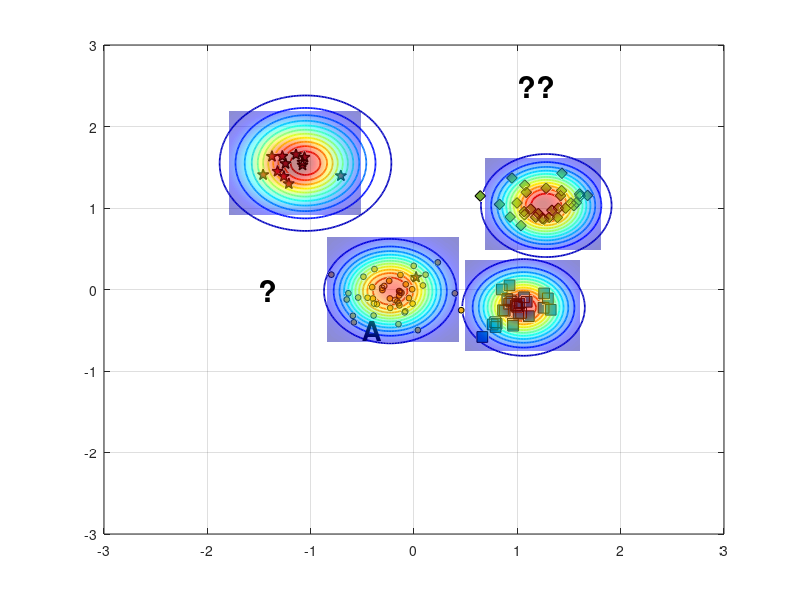

Source code (MATLAB): (Note: this script raises an error after producing the figure.)
%% Reproduce EVM-style demo figure (no toolboxes)
clear; close all; clc; rng(7);

% ---------- 1) 合成四类二维数据 ----------
% 类中心（大致对应图中位置）
C_star  = [-1.15  1.55];   % 红色星
C_diam  = [ 1.25  1.05];   % 绿色菱形
C_square= [ 1.05 -0.20];   % 蓝色方块
C_dot   = [-0.20  0.00];   % 蓝色小点（被 A 标注影响的那簇）

% 协方差（控制每簇形状）
S = @(sx,sy,rho)[sx^2 rho*sx*sy; rho*sx*sy sy^2];
Sig_star   = S(0.18,0.20, 0.05);
Sig_diam   = S(0.22,0.18,-0.10);
Sig_square = S(0.20,0.16, 0.05);
Sig_dot    = S(0.25,0.18, 0.00);

% 从高斯采样（不用 mvnrnd）
sample = @(N,mu,SIG) (randn(N,2)*chol(SIG,'lower') + mu);

X_star   = sample(12,C_star,   Sig_star);
X_diam   = sample(30,C_diam,   Sig_diam);
X_square = sample(28,C_square, Sig_square);
X_dot    = sample(45,C_dot,    Sig_dot);

% 加一个“离群星”靠近 A（见原图左中）
X_star = [X_star; 0.02 0.15];

% ---------- 2) 底面散点与样式 ----------
figure('Color','w','Position',[100,100,800,600]);
hold on; box on; grid on;
z0 = 0; % 所有散点都放在 z=0 的平面

% 确保按照绘制顺序叠放，便于把散点置顶
set(gca,'SortMethod','childorder');

h_star   = scatter3(X_star(:,1),  X_star(:,2),  z0+zeros(size(X_star,1),1),  70, ...
        'pentagram', 'filled', 'MarkerEdgeColor','k', 'MarkerFaceColor',[0.635294 0.0784314 0.184314], 'LineWidth',1.0); % 红色五角星 #A2142F
h_diam   = scatter3(X_diam(:,1),  X_diam(:,2),  z0+zeros(size(X_diam,1),1),  60, ...
        'd', 'filled', 'MarkerEdgeColor','k', 'MarkerFaceColor',[0.466667 0.674510 0.188235]); % 绿色菱形 #77AC30
h_square = scatter3(X_square(:,1),X_square(:,2),z0+zeros(size(X_square,1),1),60, ...
        's', 'filled', 'MarkerEdgeColor','k', 'MarkerFaceColor',[0 0.447059 0.741176]); % 蓝色正方形 #0072BD
h_dot    = scatter3(X_dot(:,1),   X_dot(:,2),   z0+zeros(size(X_dot,1),1),   18, ...
        'o', 'filled', 'MarkerEdgeColor','k', 'MarkerFaceColor',[0.929412 0.694118 0.125490]); % 黄色圆形 #EDB120


% ---------- 3) ψ-model 等值环（彩色同心） ----------
% 采用带形状参的径向函数 psi(r) = exp(-(r/s)^t)
psi = @(X,Y,cx,cy,s,t) exp( - ( sqrt((X-cx).^2 + (Y-cy).^2) ./ s ).^t );

% 选几处“极端向量/代表点”（包含 A 所在）
EV = [ -0.23 -0.02 ;   % A 对应蓝点极端向量
        1.06 -0.22 ;   % 蓝方块
        1.28  1.03 ;   % 绿菱形
       -1.05  1.55 ];  % 红星
scale = [0.42, 0.36, 0.40, 0.48];   % 各自 scale
shape = [2.6,  2.2,  2.4,  2.0];    % 各自 shape

% 网格
[xg,yg] = meshgrid(linspace(-3,3,400));
colormap(jet); caxis([0 1]);

% 等高线层级（红到蓝：高到低）
levels = linspace(1.0,0.05,12);

for k = 1:size(EV,1)
    Z = psi(xg,yg,EV(k,1),EV(k,2),scale(k),shape(k));
    [~, h] = contour(xg,yg,Z,levels);    % 直接画在底面，保持颜色映射
    set(h,'LineWidth',1.25);

    % 将等高线明确压到 z=0（兼容不同 MATLAB 版本）
    ch = get(h,'Children');
    for ic = 1:numel(ch)
        zd = get(ch(ic),'ZData');
        if ~isempty(zd)
            set(ch(ic),'ZData',zeros(size(zd))); % 强制贴在 z=0
        end
    end
end

% 标出 A 与问号
h_A = text(-0.5,-0.5,0,'A','FontWeight','bold','FontSize',20,'Color','k');
text( 1, 2.5,0,'??','FontWeight','bold','FontSize',22,'Color','k');
text( -1.5,0,0,'?','FontWeight','bold','FontSize',22,'Color','k');

% ---------- 4) 上方半透明“钟形面”（表示类支持/概率） ----------
% 用四个高斯穹顶，中心与各簇一致
gauss2 = @(X,Y,cx,cy,s) exp(-((X-cx).^2 + (Y-cy).^2)/(2*s^2));
tops  = {C_star, C_diam, C_square, C_dot};
sigT  = [0.32 0.28 0.28 0.32];   % 调小 sigma，使穹顶更集中
amp   = [1.05 0.95 0.90 0.85];

% 抬高穹顶，并缩小每个穹顶的覆盖范围（为每个穹顶使用局部网格）
zlift      = 0.22;   % 统一抬高量（不改变颜色映射）
spanFactor = 2;    % 每个穹顶半宽 = spanFactor * sigma（越小覆盖越小）
gridN      = 121;    % 局部网格分辨率

for i=1:4
    cx = tops{i}(1); cy = tops{i}(2);
    span = spanFactor * sigT(i);
    [xgi,ygi] = meshgrid(linspace(cx - span, cx + span, gridN), ...
                         linspace(cy - span, cy + span, gridN));

    Zt = amp(i) * gauss2(xgi,ygi,cx,cy,sigT(i));
    % 用 Zt 作为颜色，Zt+zlift 作为高度，从而抬高且保留原色
    s1 = surf(xgi,ygi, Zt + zlift, Zt, 'EdgeColor','none', 'FaceAlpha',0.45);
end
shading interp; 
% camlight headlight; 
lighting gouraud;

% 将散点推到顶层
uistack([h_star h_diam h_square h_dot], 'top');
% 将A推到顶层
uistack(h_A, 'top');

% ---------- 5) 轴、视角与观感 ----------
xlim([-2 2]); ylim([-1 3]); zlim([0 1.25]); view(47,21);
axis vis3d; daspect([1 1 0.8]);
set(gca,'FontName','Times New Roman','FontSize',12,'LineWidth',1);
% xlabel('x'); ylabel('y'); zlabel('score / \psi');

% 网格和背景风格
grid on; 
% set(gca,'GridAlpha',0.2,'MinorGridAlpha',0.2);
